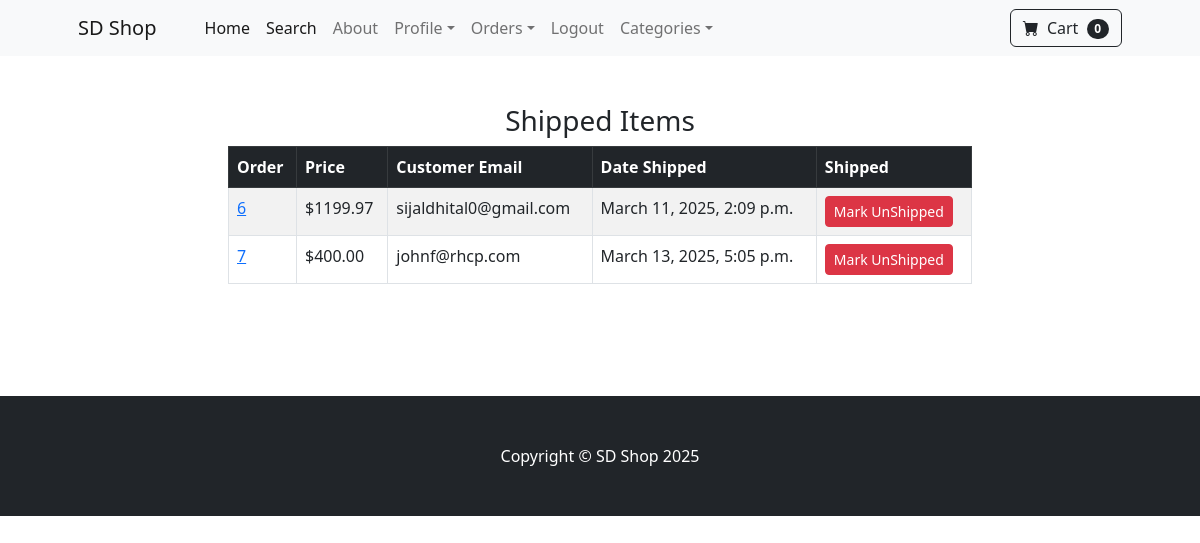
The page /payment/shipped_dash/ (signed in) on the database its author committed.
### payment/models.py (models this page shows, shortened)
class Order(models.Model):
     user = models.ForeignKey(User, on_delete=models.CASCADE, null=True, blank=True)
     full_name =models.CharField(max_length=250)
     email = models.EmailField(max_length=250)
     shipping_address = models.TextField(max_length=15000)
     amount_paid = models.DecimalField(max_digits=7, decimal_places=2)
     date_ordered = models.DateTimeField(auto_now_add=True)
     shipped = models.BooleanField(default=False)
     date_shipped = models.DateTimeField(blank=True, null=True)

### payment/views.py (the view, shortened to what this page needs)
# urls.py: path('shipped_dash/', views.shipped_dash, name='shipped_dash'),
def shipped_dash(request):
    if request.user.is_authenticated and request.user.is_superuser:
        orders = Order.objects.filter(shipped=True)
        return render(request, 'payment/shipped_dash.html', {"orders":orders})
    else:
        messages.error(request, ("Access Denied!"))
        return redirect('home')

### cart/cart.py (called while the page is built)
    def __len__(self):
        return len(self.cart)

### cart/context_processors.py (called while the page is built)
def cart(request):
    return {'cart': Cart(request)}

### payment/templates/payment/shipped_dash.html (shortened to what this page needs)
{% extends 'store/base.html' %}
{% block content %}
    <div class="container">
        <div class="row">
            <center>
                <div class="col-8">
                    <br><br>
                    <h3>Shipped Items</h3>
                    <table class="table table-striped table-hover table-bordered">
                        <thead class="table-dark">
                          <tr>
                            <th scope="col">Order</th>
                            <th scope="col">Price</th>
                            <th scope="col">Customer Email</th>
                            <th scope="col">Date Shipped</th>
                            <th scope="col">Shipped</th>
                          </tr>
                        </thead>
                        <tbody>
                            {% for item in orders %}
                          <tr>
                            <td><a href="{% url 'orders' item.id %}">{{ item.id }}</a></td>
                            <td>${{ item.amount_paid }}</td>
                            <td>{{ item.email }}</td>
                            <td>{{ item.date_shipped }}</td>
                            <td>
                              <form method="POST">
                              <button type="submit" class="btn btn-danger btn-sm">Mark UnShipped</button>
                            </form>
                          </td>
                          </tr>
                            {% endfor %}
                        </tbody>
                      </table>
                    <br><br><br><br>
                </div>
            </center>
        </div>
    </div>
{% endblock %}

### rows shown on the page
Order: id "6", amount_paid "1199.97", email "sijaldhital0@gmail.com", date_shipped "March 11, 2025, 2:09 p.m."
Order: id "7", amount_paid "400.00", email "johnf@rhcp.com", date_shipped "March 13, 2025, 5:05 p.m."

### other values the page prints
{{ cart|length }} "0"
